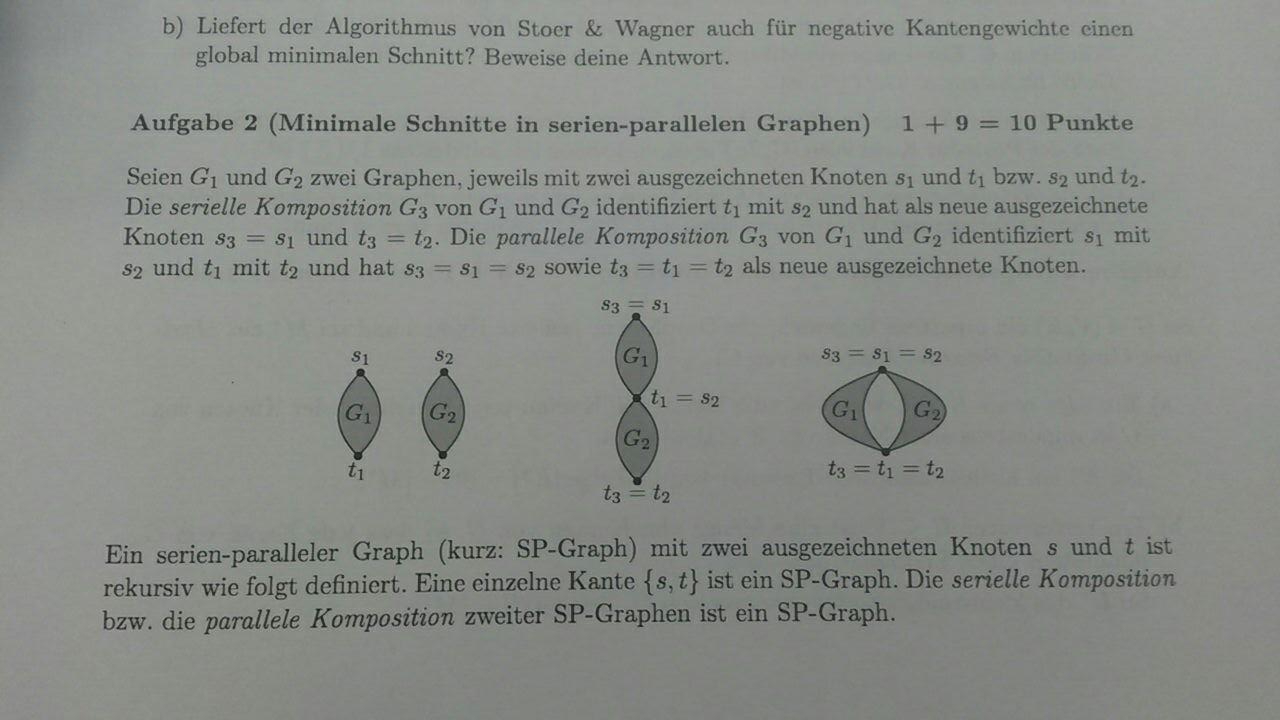
#> input picture server_flask/test.jpg, 1280 x 720 px
$ python -i ocr2.py   (imports and definitions only)
#> lines starting #> are read from the running program, lines starting #| are printed output that depends on the picture; after the words box and inside, x2 and y2 are one past the last pixel; in counts of white or black regions, pixels touching at a corner belong together
import cv2
import numpy as np
import pytesseract


def apply_threshold(img, argument):
    switcher = {
        # 1: cv2.threshold(cv2.GaussianBlur(img, (9, 9), 0), 0, 255, cv2.THRESH_BINARY + cv2.THRESH_OTSU)[1],
        # 2: cv2.threshold(cv2.GaussianBlur(img, (7, 7), 0), 0, 255, cv2.THRESH_BINARY + cv2.THRESH_OTSU)[1],
        # 3: cv2.threshold(cv2.GaussianBlur(img, (5, 5), 0), 0, 255, cv2.THRESH_BINARY + cv2.THRESH_OTSU)[1],
        # 4: cv2.threshold(cv2.medianBlur(img, 5), 0, 255, cv2.THRESH_BINARY + cv2.THRESH_OTSU)[1],
        # 5: cv2.threshold(cv2.medianBlur(img, 3), 0, 255, cv2.THRESH_BINARY + cv2.THRESH_OTSU)[1],
        # 6: cv2.adaptiveThreshold(cv2.GaussianBlur(img, (5, 5), 0), 255, cv2.ADAPTIVE_THRESH_GAUSSIAN_C, cv2.THRESH_BINARY, 31, 2),
        # 7: cv2.adaptiveThreshold(cv2.medianBlur(img, 3), 255, cv2.ADAPTIVE_THRESH_GAUSSIAN_C, cv2.THRESH_BINARY, 31, 2),
        8: cv2.threshold(cv2.bilateralFilter(img, 11, 17, 17), 0, 255, cv2.THRESH_BINARY + cv2.THRESH_OTSU)[1],
    }
    return switcher.get(argument, "Invalid method")


def crop_image(img, start_x, start_y, end_x, end_y):
    cropped = img[start_y:end_y, start_x:end_x]
    return cropped


def get_string(img, method=8):

    # img = cv2.resize(img, None, fx=1.2, fy=1.2, interpolation=cv2.INTER_CUBIC)

    method = 8

    # Convert to gray
    img = cv2.cvtColor(img, cv2.COLOR_BGR2GRAY)

    # Apply dilation and erosion to remove some noise
    kernel = np.ones((1, 1), np.uint8)
    img = cv2.dilate(img, kernel, iterations=1)
    img = cv2.erode(img, kernel, iterations=1)

    cv2.imwrite('processed/pre.jpg', img)

    # for method in range(1, 8):
    #  Apply threshold to get image with only black and white
    proc = apply_threshold(img.copy(), method)
    # proc = transform(img.copy())

    # Recognize text with tesseract for python
    cv2.imwrite(f'processed/method{method}.jpg', proc)
    result = pytesseract.image_to_string(
        proc,
        lang='eng+deu', boxes=False, config='--psm 7 --oem 1'
    )
    # print(f'{method}: {result}')
    return result, proc

>>> import cv2
>>> picture = cv2.imread('test.jpg')
#> picture is the input picture: shape (720, 1280, 3); mean B, G, R 134.9, 139.7, 136.5
>>> result = get_string(picture)
#> in apply_threshold, `return switcher.get(argument, "Invalid method")`:
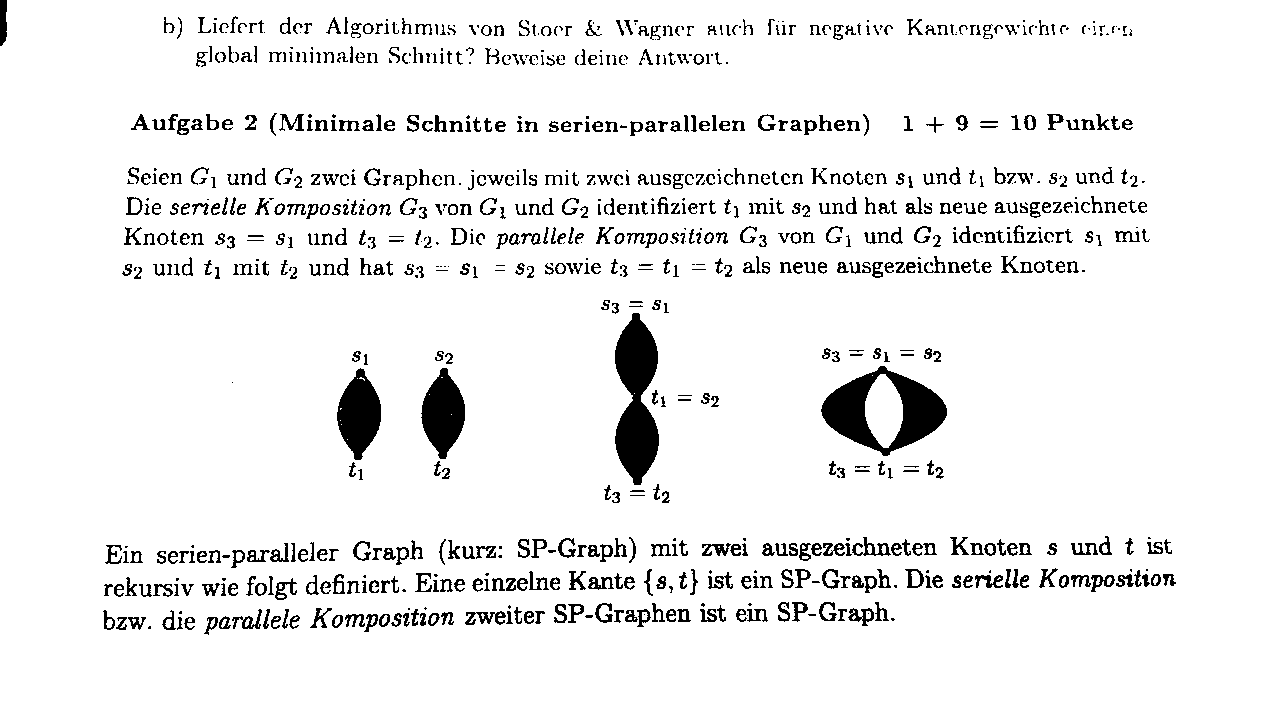
#> returned value: shape (720, 1280); 93.4% white; 914 black regions (206 under 20 px), largest, box (x1, y1, x2, y2) and area: (821, 366, 947, 456) 5151, (615, 313, 659, 485) 5036, (337, 368, 381, 460) 2598
#> (the run stopped early here; a loop or call above may not have finished)
